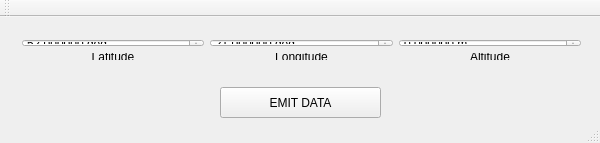
<?xml version="1.0" encoding="UTF-8"?>
<ui version="4.0">
 <class>test_guiClass</class>
 <widget class="QMainWindow" name="test_guiClass">
  <property name="geometry">
   <rect>
    <x>0</x>
    <y>0</y>
    <width>600</width>
    <height>143</height>
   </rect>
  </property>
  <property name="windowTitle">
   <string>test_gui</string>
  </property>
  <widget class="QWidget" name="centralWidget">
   <widget class="QPushButton" name="emitDataButton">
    <property name="geometry">
     <rect>
      <x>220</x>
      <y>70</y>
      <width>161</width>
      <height>31</height>
     </rect>
    </property>
    <property name="text">
     <string>EMIT DATA</string>
    </property>
   </widget>
   <widget class="QWidget" name="layoutWidget">
    <property name="geometry">
     <rect>
      <x>11</x>
      <y>11</y>
      <width>581</width>
      <height>43</height>
     </rect>
    </property>
    <layout class="QHBoxLayout" name="horizontalLayout">
     <item>
      <layout class="QVBoxLayout" name="verticalLayout">
       <item>
        <widget class="QDoubleSpinBox" name="spin1_lat">
         <property name="suffix">
          <string> deg</string>
         </property>
         <property name="decimals">
          <number>6</number>
         </property>
         <property name="minimum">
          <double>-90.000000000000000</double>
         </property>
         <property name="maximum">
          <double>90.000000000000000</double>
         </property>
         <property name="value">
          <double>52.000000000000000</double>
         </property>
        </widget>
       </item>
       <item>
        <widget class="QLabel" name="label">
         <property name="text">
          <string>Latitude</string>
         </property>
         <property name="alignment">
          <set>Qt::AlignCenter</set>
         </property>
        </widget>
       </item>
      </layout>
     </item>
     <item>
      <layout class="QVBoxLayout" name="verticalLayout_2">
       <item>
        <widget class="QDoubleSpinBox" name="spin2_lon">
         <property name="suffix">
          <string> deg</string>
         </property>
         <property name="decimals">
          <number>6</number>
         </property>
         <property name="minimum">
          <double>-180.000000000000000</double>
         </property>
         <property name="maximum">
          <double>180.000000000000000</double>
         </property>
         <property name="value">
          <double>21.000000000000000</double>
         </property>
        </widget>
       </item>
       <item>
        <widget class="QLabel" name="label_2">
         <property name="text">
          <string>Longitude</string>
         </property>
         <property name="alignment">
          <set>Qt::AlignCenter</set>
         </property>
        </widget>
       </item>
      </layout>
     </item>
     <item>
      <layout class="QVBoxLayout" name="verticalLayout_3">
       <item>
        <widget class="QDoubleSpinBox" name="spin3_alt">
         <property name="specialValueText">
          <string/>
         </property>
         <property name="suffix">
          <string> m</string>
         </property>
         <property name="decimals">
          <number>6</number>
         </property>
         <property name="maximum">
          <double>99999.990000000005239</double>
         </property>
        </widget>
       </item>
       <item>
        <widget class="QLabel" name="label_3">
         <property name="text">
          <string>Altitude</string>
         </property>
         <property name="alignment">
          <set>Qt::AlignCenter</set>
         </property>
        </widget>
       </item>
      </layout>
     </item>
    </layout>
   </widget>
  </widget>
  <widget class="QToolBar" name="mainToolBar">
   <attribute name="toolBarArea">
    <enum>TopToolBarArea</enum>
   </attribute>
   <attribute name="toolBarBreak">
    <bool>false</bool>
   </attribute>
  </widget>
  <widget class="QStatusBar" name="statusBar"/>
 </widget>
 <layoutdefault spacing="6" margin="11"/>
 <resources>
  <include location="test_gui.qrc"/>
 </resources>
 <connections/>
</ui>
